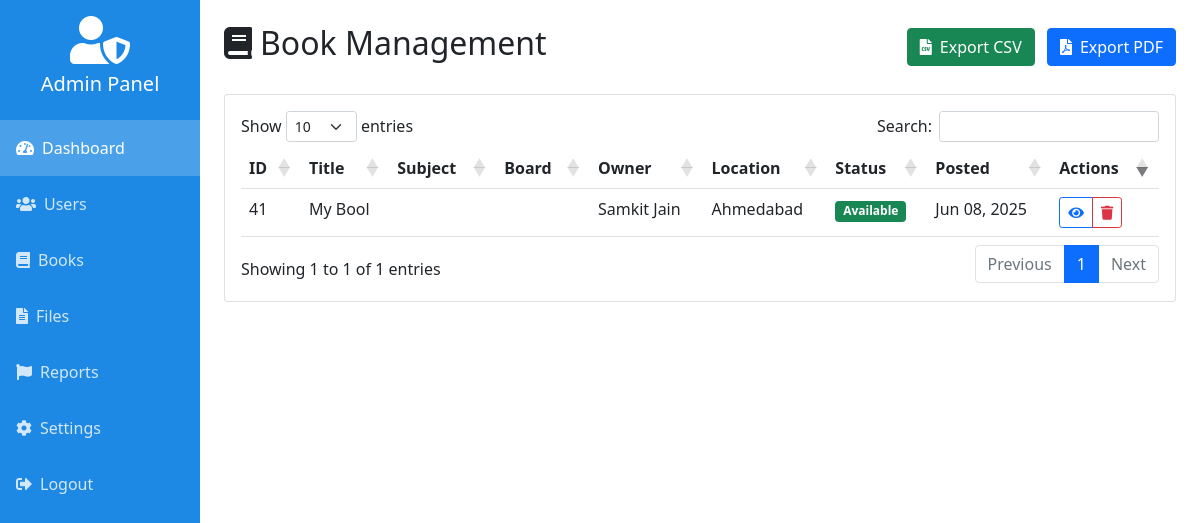
/admin/books.php (signed in), run on an earlier commit of the app's database.
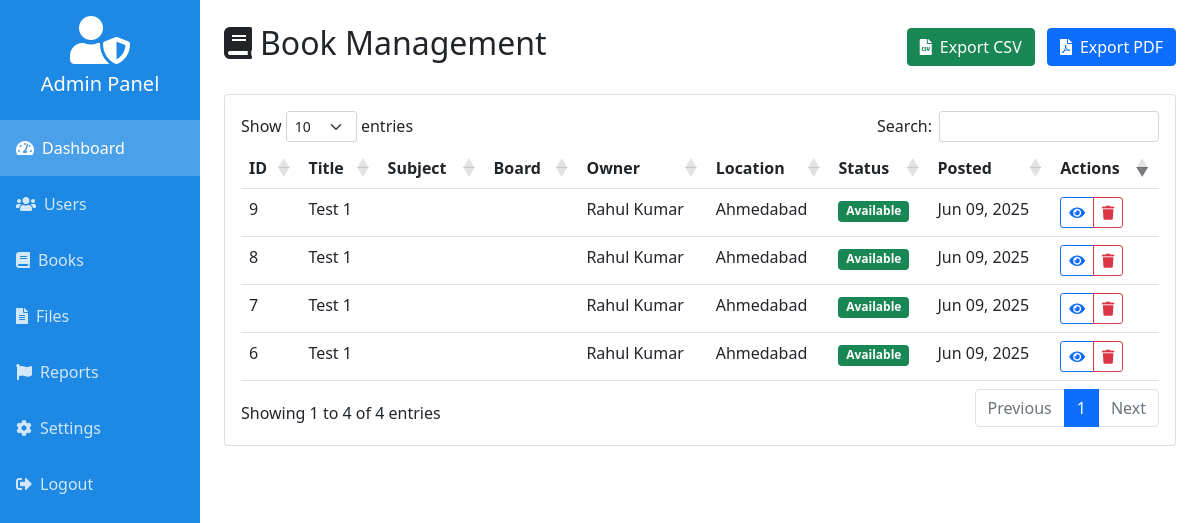
And on a later commit of the database.
### tables this page shows
CREATE TABLE `book_listings` (
  `id` int(11) NOT NULL,
  `user_id` int(11) DEFAULT NULL,
  `title` varchar(255) DEFAULT NULL,
  `status` enum('Available','Donated') DEFAULT 'Available',
  `image_path` varchar(255) DEFAULT NULL,
  `location` varchar(100) DEFAULT NULL,
  `created_at` timestamp NOT NULL DEFAULT current_timestamp(),
  `board_id` int(11) DEFAULT NULL,
  `subject_id` int(11) DEFAULT NULL
);

CREATE TABLE `users` (
  `id` int(11) NOT NULL,
  `name` varchar(100) NOT NULL,
  `email` varchar(100) NOT NULL,
  `password` varchar(255) NOT NULL,
  `location` varchar(100) DEFAULT NULL,
  `phone` varchar(15) DEFAULT NULL,
  `status` enum('blocked','active') NOT NULL DEFAULT 'active',
  `created_at` timestamp NOT NULL DEFAULT current_timestamp(),
  `last_active` timestamp NULL DEFAULT current_timestamp(),
  `latitude` decimal(10,8) DEFAULT NULL,
  `longitude` decimal(11,8) DEFAULT NULL
);

### admin/books.php (the view, shortened to what the changed rows need)
<?php
require_once '../includes/db_connect.php';
$books = mysqli_query($mysqli, "SELECT b.*, u.name as owner_name, u.email as owner_email
                               FROM book_listings b
                               JOIN users u ON b.user_id = u.id
                               ORDER BY b.created_at DESC");
?>
<!DOCTYPE html>
<html lang="en">
    <head>
        <link href="https://cdn.jsdelivr.net/npm/bootstrap@5.1.3/dist/css/bootstrap.min.css" rel="stylesheet">
        <link href="https://cdnjs.cloudflare.com/ajax/libs/font-awesome/5.15.4/css/all.min.css" rel="stylesheet">
        <link href="https://cdn.datatables.net/1.11.5/css/dataTables.bootstrap5.min.css" rel="stylesheet">
    </head>
    <body>
        <div class="container-fluid">
            <div class="row">
                <div class="col-md-10 p-4">
                    <div class="d-flex justify-content-between align-items-center mb-4">
                        <h2><i class="fas fa-book me-2"></i>Book Management</h2>
                    </div>
                    <div class="card">
                        <div class="card-body">
                            <div class="table-responsive">
                                <table class="table" id="booksTable">
                                    <thead>
                                        <tr>
                                            <th>ID</th>
                                            <th>Title</th>
                                            <th>Subject</th>
                                            <th>Board</th>
                                            <th>Owner</th>
                                            <th>Location</th>
                                            <th>Status</th>
                                            <th>Posted</th>
                                            <th>Actions</th>
                                        </tr>
                                    </thead>
                                    <tbody>
                                        <?php while ($book = mysqli_fetch_assoc($books)): ?>
                                            <tr>
                                                <td><?php echo $book['id']; ?></td>
                                                <td><?php echo htmlspecialchars($book['title']); ?></td>
                                                <td><?php echo htmlspecialchars($book['subject']); ?></td>
                                                <td><?php echo htmlspecialchars($book['board']); ?></td>
                                                <td>
                                                    <span data-bs-toggle="tooltip"
                                                        title="<?php echo htmlspecialchars($book['owner_email']); ?>">
                                                        <?php echo htmlspecialchars($book['owner_name']); ?>
                                                    </span>
                                                </td>
                                                <td><?php echo htmlspecialchars($book['location']); ?></td>
                                                <td>
                                                    <span
                                                        class="badge bg-<?php echo $book['status'] === 'Available' ? 'success' : 'secondary'; ?>">
                                                        <?php echo $book['status']; ?>
                                                    </span>
                                                </td>
                                                <td><?php echo date('M d, Y', strtotime($book['created_at'])); ?></td>
                                                <td>
                                                    <div class="btn-group">
                                                        <button type="button" class="btn btn-sm btn-outline-primary"
                                                            onclick="viewBook(<?php echo $book['id']; ?>)">
                                                            <i class="fas fa-eye"></i>
                                                        </button>
                                                        <button type="button" class="btn btn-sm btn-outline-danger"
                                                            onclick="removeBook(<?php echo $book['id']; ?>)">
                                                            <i class="fas fa-trash"></i>
                                                        </button>
                                                    </div>
                                                </td>
                                            </tr>
                                        <?php endwhile; ?>
                                    </tbody>
                                </table>
                            </div>
                        </div>
                    </div>
                </div>
            </div>
        </div>
    </body>
</html>

What changed in the data, as far as the page shows it:
removed book_listings: id "41", title "My Bool", user.name "Samkit Jain", location "Ahmedabad", status "Available", created_at "Jun 08, 2025"
added book_listings: id "9", title "Test 1", user.name "Rahul Kumar", location "Ahmedabad", status "Available", created_at "Jun 09, 2025"
added book_listings: id "8", title "Test 1", user.name "Rahul Kumar", location "Ahmedabad", status "Available", created_at "Jun 09, 2025"
added book_listings: id "7", title "Test 1", user.name "Rahul Kumar", location "Ahmedabad", status "Available", created_at "Jun 09, 2025"
added book_listings: id "6", title "Test 1", user.name "Rahul Kumar", location "Ahmedabad", status "Available", created_at "Jun 09, 2025"
Also different on the page:
text written by a page script: "Show entries Search: Showing 1 to 1 of 1 entries Previous 1 Next" → "Show entries Search: Showing 1 to 4 of 4 entries Previous 1 Next"
